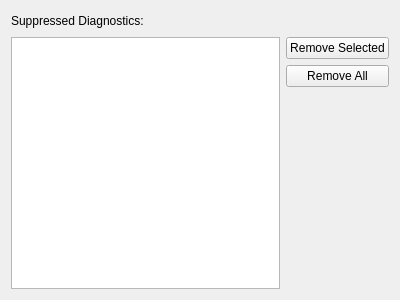
<?xml version="1.0" encoding="UTF-8"?>
<ui version="4.0">
 <class>ClangStaticAnalyzer::Internal::ProjectSettingsWidget</class>
 <widget class="QWidget" name="ClangStaticAnalyzer::Internal::ProjectSettingsWidget">
  <property name="geometry">
   <rect>
    <x>0</x>
    <y>0</y>
    <width>400</width>
    <height>300</height>
   </rect>
  </property>
  <property name="windowTitle">
   <string>Form</string>
  </property>
  <layout class="QVBoxLayout" name="verticalLayout_2">
   <item>
    <layout class="QHBoxLayout" name="horizontalLayout">
     <item>
      <widget class="QLabel" name="label">
       <property name="text">
        <string>Suppressed Diagnostics:</string>
       </property>
      </widget>
     </item>
     <item>
      <spacer name="horizontalSpacer">
       <property name="orientation">
        <enum>Qt::Horizontal</enum>
       </property>
       <property name="sizeHint" stdset="0">
        <size>
         <width>40</width>
         <height>20</height>
        </size>
       </property>
      </spacer>
     </item>
    </layout>
   </item>
   <item>
    <layout class="QHBoxLayout" name="horizontalLayout_2">
     <item>
      <widget class="QTreeView" name="diagnosticsView">
       <property name="selectionMode">
        <enum>QAbstractItemView::SingleSelection</enum>
       </property>
      </widget>
     </item>
     <item>
      <layout class="QVBoxLayout" name="verticalLayout">
       <item>
        <widget class="QPushButton" name="removeSelectedButton">
         <property name="text">
          <string>Remove Selected</string>
         </property>
        </widget>
       </item>
       <item>
        <widget class="QPushButton" name="removeAllButton">
         <property name="text">
          <string>Remove All</string>
         </property>
        </widget>
       </item>
       <item>
        <spacer name="verticalSpacer">
         <property name="orientation">
          <enum>Qt::Vertical</enum>
         </property>
         <property name="sizeHint" stdset="0">
          <size>
           <width>20</width>
           <height>40</height>
          </size>
         </property>
        </spacer>
       </item>
      </layout>
     </item>
    </layout>
   </item>
  </layout>
 </widget>
 <resources/>
 <connections/>
</ui>
